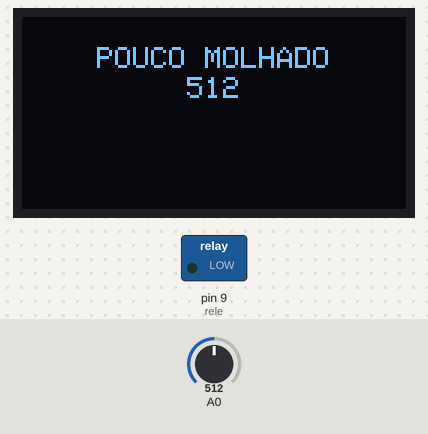
Bench run of a sketch on a simulated Arduino Uno, built with avr-gcc and run on an emulated ATmega328P. On the bench: 128×64 one-colour display, switched loads named in the sketch (green lamp = pin HIGH). The inputs (shaded band) are chosen by the test bench; at power-on: A0 = 512. What the sketch prints to the serial monitor is not drawn.

Above: at 1.2 s.
1.3 s: A0 set to 490
At 2.5 s:
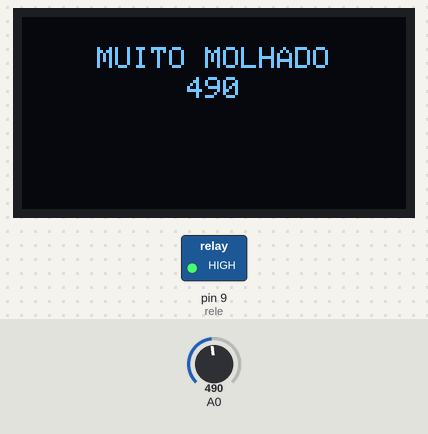
2.8 s: A0 set to 509
At 4.0 s:
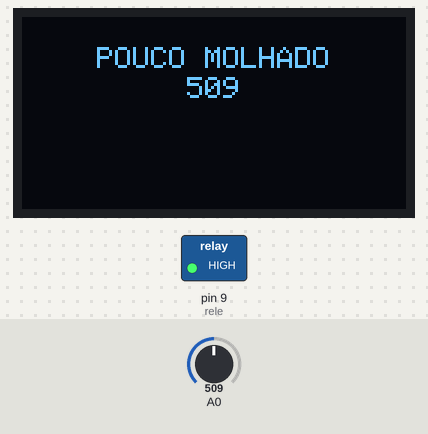
4.3 s: A0 set to 818
At 5.5 s:
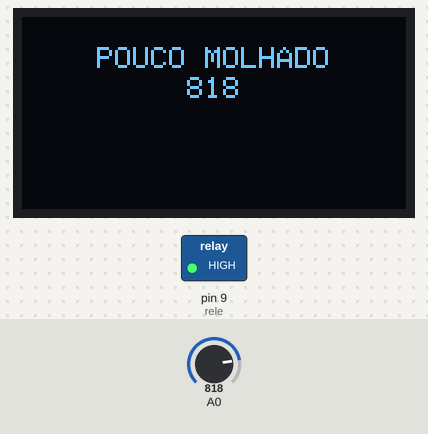
5.8 s: A0 set to 838
At 6.9 s:
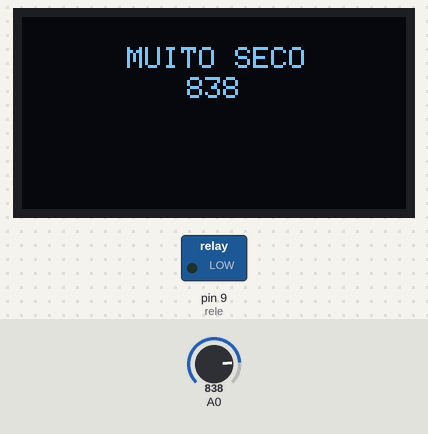
7.3 s: A0 set to 820
At 7.7 s:
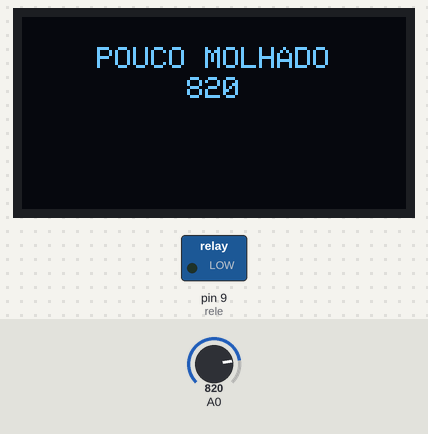
Timing chart, 0 to 9.8 s (numbered marks = the images above; inputs shaded):
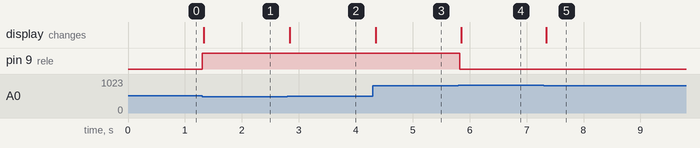

Measured:
- the behaviour switches between 499 and 498 on A0 (found by bisection; images 0 and 1)
- the behaviour switches between 830 and 831 on A0 (found by bisection; images 3 and 4)
- after the input at 1.3 s, pin 9 (rele): LOW → HIGH at once; the display: changes at once (image 1)
- after the input at 2.8 s, the display: changes at once (image 2)
- after the input at 4.3 s, the display: changes after 0.05 s (image 3)
- after the input at 5.8 s, pin 9 (rele): HIGH → LOW at once; the display: changes after 0.05 s (image 4)
- after the input at 7.3 s, the display: changes at once (image 5)

The sketch:

umidade.ino
```cpp
// PARA O USO DO DISPLAY OLED
#include <Wire.h>
#include <Adafruit_GFX.h>
#include <Adafruit_SSD1306.h>
#define OLED_RESET     -1
#define SCREEN_ADDRESS 0x3C
Adafruit_SSD1306 display(OLED_RESET);

int secura;
int leds[4]={5,6,7,8};
#define rele 9

void setup()
{
  pinMode(A0, INPUT);
  for(int i=5;i<=8;i++){
    pinMode(leds[i],OUTPUT);
  }
  Serial.begin(9600);
  pinMode(rele,OUTPUT);

  // PARA O USO DO DISPLAY OLED
  display.begin(SSD1306_SWITCHCAPVCC, SCREEN_ADDRESS);
  Wire.begin();
}
void loop()
{
  secura = analogRead(A0);
  if(secura>830){
    digitalWrite(leds[0],LOW);
    digitalWrite(leds[1],LOW);
    digitalWrite(leds[2],LOW);
    digitalWrite(leds[3],LOW);
    digitalWrite(rele,LOW);

//  PARA O USO DO DISPLAY OLED
    display.clearDisplay();
    display.setTextColor(WHITE);
    display.setTextSize(1);
    display.setCursor(35,10);
    display.print("MUITO SECO");
    display.setCursor(55,20);
    display.print(secura);
    display.display();
  }
  if(500<secura && secura<830){
    digitalWrite(leds[0],HIGH);
    digitalWrite(leds[1],LOW);
    digitalWrite(leds[2],LOW);
    digitalWrite(leds[3],LOW);

// PARA O USO DO DISPLAY OLED
    display.clearDisplay();
    display.setTextColor(WHITE);
    display.setTextSize(1);
    display.setCursor(25,10);
    display.print("POUCO MOLHADO");
    display.setCursor(55,20);
   display.print(secura);
    display.display();
  }
  if(secura<499){
    digitalWrite(leds[0],HIGH);
    digitalWrite(leds[1],HIGH);
    digitalWrite(leds[2],HIGH);
    digitalWrite(leds[3],HIGH);
    digitalWrite(rele,HIGH);

// PARA O USO DO DISPLAY OLED
    display.clearDisplay();
    display.setTextColor(WHITE);
    display.setTextSize(1);
    display.setCursor(25,10);
    display.print("MUITO MOLHADO");
    display.setCursor(55,20);
    display.print(secura);
    display.display();
  }
  delay(5); // Delay a little bit to improve simulation performance
  Serial.println(secura);
}
```
